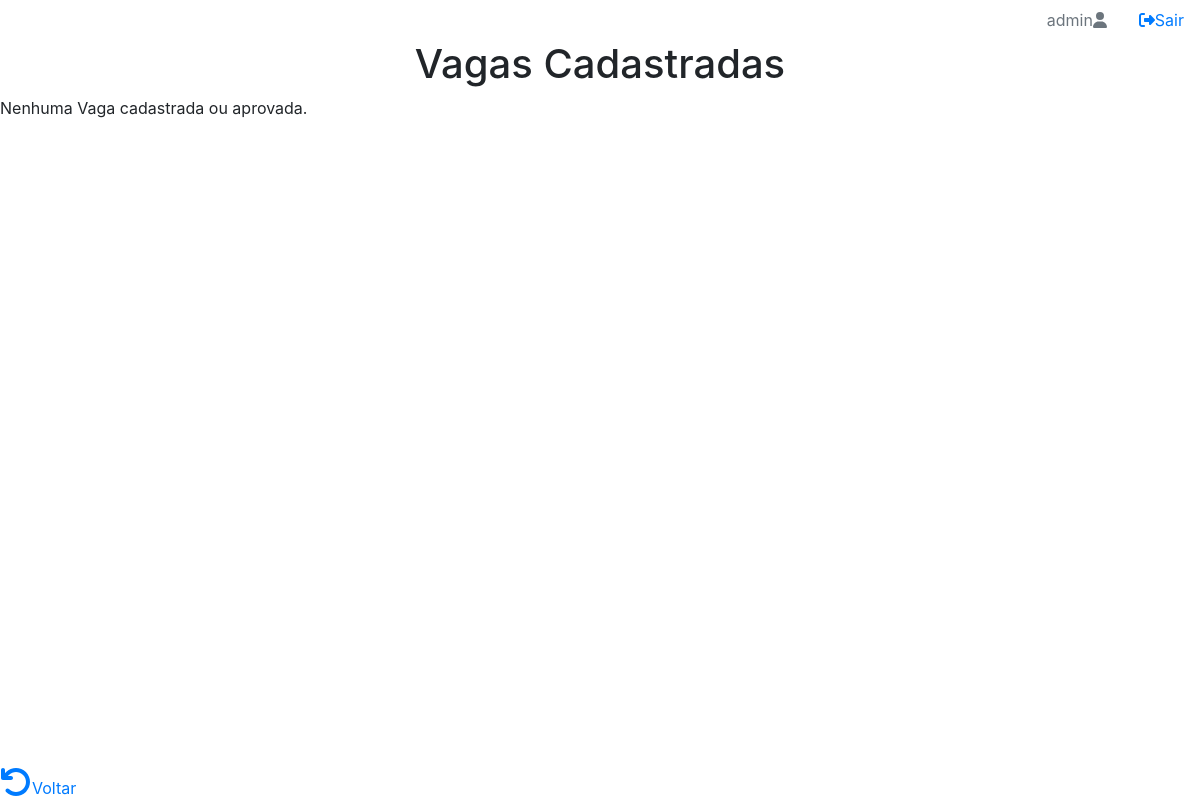
Before: /painel/vagas (signed in) with the older database file.
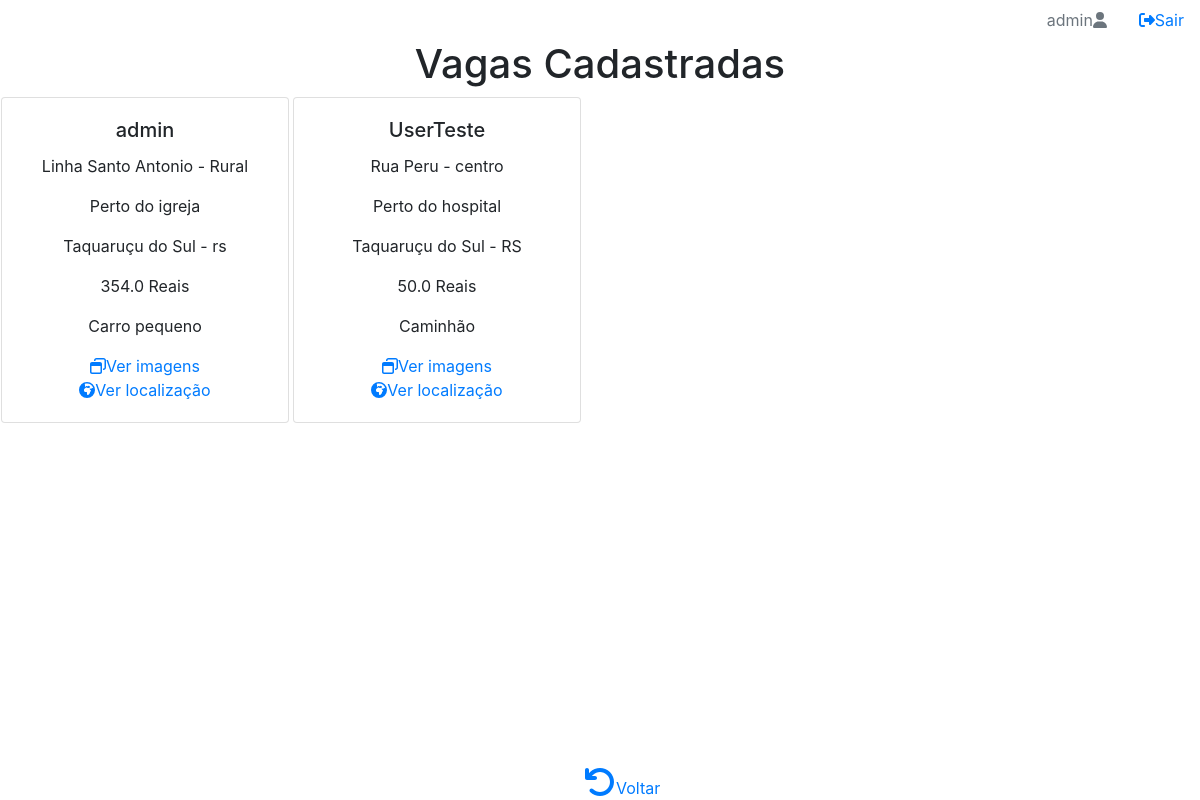
After: the same page with the newer database file.
### painel/models.py (models this page shows, shortened)
class Vaga(models.Model):
	dono = models.ForeignKey('auth.User', on_delete=models.CASCADE, default="")
	rua = models.CharField(max_length=50)
	bairro = models.CharField(max_length=50)
	referencia = models.CharField(max_length=200)
	cidade = models.CharField(max_length=50)
	estado = models.CharField(max_length=2)
	valor = models.FloatField(default=0.00)
	categoria = models.TextField(default="")
	rascunho = models.BooleanField(default=True)

### painel/views.py (the view)
# urls.py: path('vagas', views.vagas, name='vagas'),
def vagas(request):
   if request.user.is_authenticated == True:
      lista_vagas = Vaga.objects.filter(rascunho=False)
      contexto = {'lista_vagas': lista_vagas}
      return render(request, 'painel/vagas.html', contexto)
   else:
      form = FormLogin()
      contexto = {"form": form,}
      return render(request, 'painel/autenticar.html', contexto)

### painel/templates/painel/vagas.html
{% extends "painel/index.html" %}
{% load static %}
{% block content %}
<h1 align="center">Vagas Cadastradas</h1>
{% if lista_vagas %}
   {% for v in lista_vagas %}
<table class="tg">
  <tr>
    <td>
      <div class="card text-center" style="width: 18rem;">
      <div class="card-body" >
      <h5 class="card-title">{{v.dono}}</h5>
      <p class="card-text">{{v.rua}} - {{v.bairro}}</p>
      <p class="card-text">{{v.referencia}}</p>
      <p class="card-text">{{v.cidade}} - {{v.estado}}</p>
      <p class="card-text">{{v.valor}} Reais</p>
       <p class="card-text">{{v.categoria}}</p>
      <a href="fotos"><i class="far fa-window-restore"></i>Ver imagens</a>
      <br>
      <a href="#"><i class="fas fa-globe-africa"></i>Ver localização</a>
      </div>
      </div>
    </td>
    <td></td>
  </tr>
</table>
   {% endfor %}
{% else %}
   <p>Nenhuma Vaga cadastrada ou aprovada.</p>
{% endif %}
<div>
  <a class="Voltar" href="meuperfil"><i class="fas fa-undo fa-2x"></i>Voltar</a>
</div>
{% endblock %}

Changed rows visible on the page:
now on this page (row edited): Vaga: dono "admin", rua "Linha Santo Antonio", bairro "Rural", referencia "Perto do igreja", cidade "Taquaruçu do Sul", estado "rs", valor "354.0", categoria "Carro pequeno"
now on this page (row edited): Vaga: dono "UserTeste", rua "Rua Peru", bairro "centro", referencia "Perto do hospital", cidade "Taquaruçu do Sul", estado "RS", valor "50.0", categoria "Caminhão"
Other visible differences:
text no longer shown: "Nenhuma Vaga cadastrada ou aprovada."
